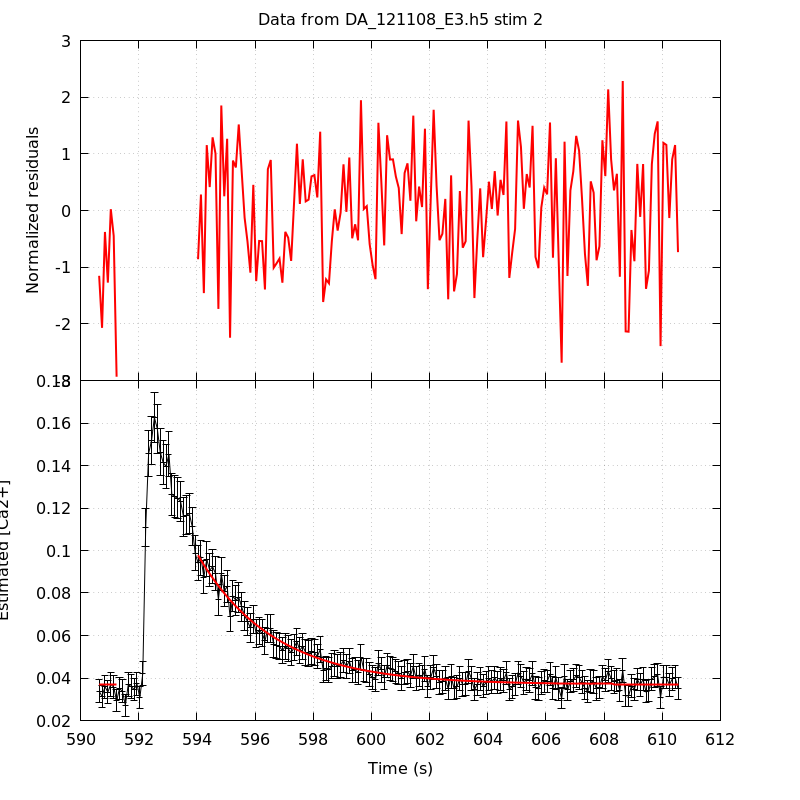

gnuplot code for this plot:
unset key
set grid
set multiplot title 'Data from DA_121108_E3.h5 stim 2' noenhanced layout 2,1 margins 0.1,0.9,0.1,0.95 spacing 0,0
set ylabel 'Normalized residuals'
set xtics format ''
plot 'DA_121108_E3_aba_RatioFit_s2' using 1:4 with lines linecolor rgb 'red' linewidth 2
set format x '%g'
set xlabel 'Time (s)'
set ylabel 'Estimated [Ca2+]'
plot 'DA_121108_E3_aba_CaRatio_s2' using 1:2:($3*1.96) with yerrorlines \
     linecolor rgb 'black' linewidth 1,                \
     'DA_121108_E3_aba_RatioFit_s2' using 1:3 with lines linecolor rgb 'red'\
     linewidth 2
unset multiplot
